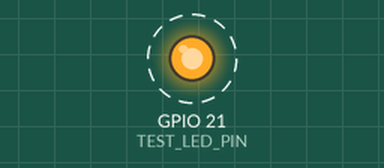
Simulated run of this sketch. Board: ESP32. Shown: output pins drawn as LEDs (lit = HIGH). Dashed ring = blinking. What the sketch prints to the serial monitor is not drawn.

Above: at 0.7 s.
Timing chart, 0 to 3.5 s (numbered marks = the images above):
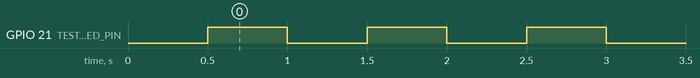

The sketch:

diagnostico_esp32.ino
```cpp
constexpr int TEST_LED_PIN = 21;

void setup()
{
    pinMode(TEST_LED_PIN, OUTPUT);
    Serial.begin(115200);
    delay(500);
    Serial.println("DIAGNOSTICO: ESP32 iniciou corretamente");
}

void loop()
{
    static bool level = false;
    level = !level;
    digitalWrite(TEST_LED_PIN, level);
    Serial.printf("DIAGNOSTICO: GPIO21 = %d\n", level ? 1 : 0);
    delay(500);
}
```

Measured:
- by itself, GPIO 21 (TEST_LED_PIN): alternates HIGH for 0.50 s and LOW for 0.50 s
